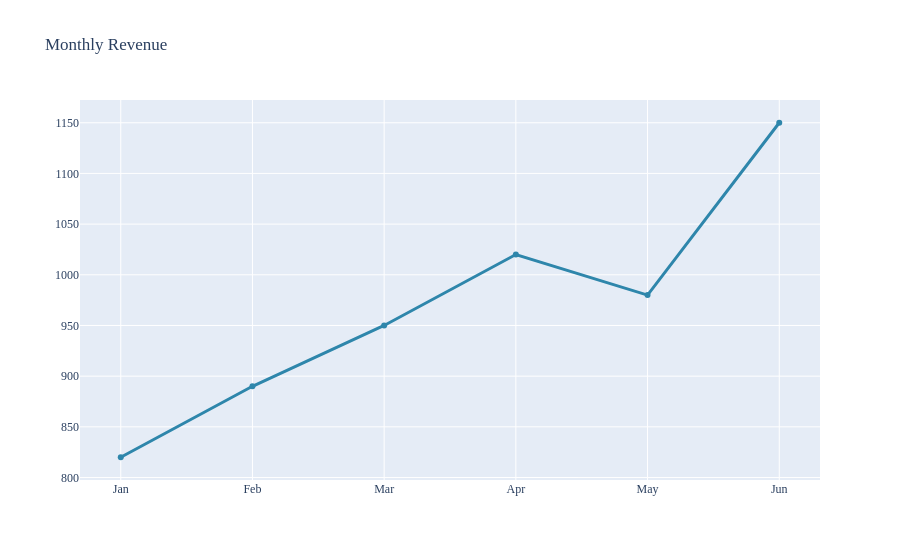

Source (notebook cell):
### Markdown cell above
---
# 📝 Syntax (문법)

## Basic Syntax (기본 문법)

### Code cell
import plotly.graph_objects as go

months = ['Jan', 'Feb', 'Mar', 'Apr', 'May', 'Jun']
revenue = [820, 890, 950, 1020, 980, 1150]

fig = go.Figure()
fig.add_trace(go.Scatter(x=months, y=revenue, mode='lines+markers', name='Revenue',
                          line=dict(color='#2E86AB', width=3)))
fig.update_layout(title='Monthly Revenue', font=dict(family='AppleGothic'))
fig.show()

# NOTE: px.line(df, x='month', y='revenue') does exactly this internally -- this is the
# same result, written by hand with go.Figure() + go.Scatter() + add_trace().
# px.line(df, x='month', y='revenue')이 내부적으로 하는 일을 go.Figure() + go.Scatter()
# + add_trace()로 직접 풀어 쓴 것과 동일한 결과입니다.

### Figure 1 — Plotly figure (JSON) as saved in the notebook; plotly's stock layout.template omitted (floating-point values rounded to 4 significant figures)
{"data": [{"line": {"color": "#2E86AB", "width": 3}, "mode": "lines+markers", "name": "Revenue", "type": "scatter", "x": ["Jan", "Feb", "Mar", "Apr", "May", "Jun"], "y": [820, 890, 950, 1020, 980, 1150]}], "layout": {"font": {"family": "AppleGothic"}, "title": {"text": "Monthly Revenue"}}}
